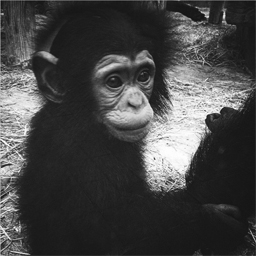
#> input picture Master/M1/S1/TraitementNumeriqueDonnees/TP/TP07/chimpanze.jpg, 256 x 256 px
$ python tp07.py
#> lines starting #> are read from the running program, lines starting #| are printed output that depends on the picture; after the words box and inside, x2 and y2 are one past the last pixel; in counts of white or black regions, pixels touching at a corner belong together
#!/usr/bin/env python3
# -*- coding: utf-8 -*-

from skimage import io
from skimage import img_as_float
import matplotlib.pyplot as plt
import matplotlib.image as pltimg
import numpy as np

img = io.imread('./chimpanze.jpg')
#> img is the input picture: shape (256, 256); min 19, max 255, mean 68.9

plt.figure()
imgSliced = img[50:100, 50:100]
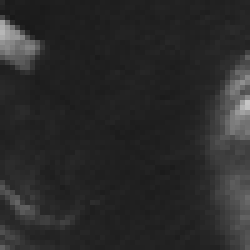
#> imgSliced: shape (50, 50) (shown 5 times larger); min 25, max 197, mean 41.8
io.imshow(imgSliced)
io.imsave('./slicing.png', imgSliced)


plt.figure()
imgCarre = np.zeros(np.shape(img))
for i in range(50, 200):
    for j in range(50, 200):
        imgCarre[i, j] = img[i, j]
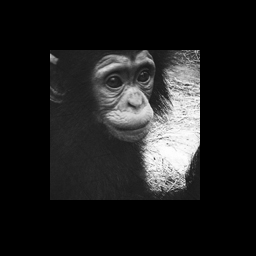
#> imgCarre: shape (256, 256) float64; min 0, max 255, mean 31.1
io.imshow(imgCarre)


def echantillonnage(img, resolution):
#> called with resolution = 128
    shape = np.shape(img)
#> shape = (256, 256)
    divi = int(shape[0]/resolution)
#> divi = 2
    echant = img[0:shape[0]:divi, 0:shape[1]:divi]
    return(echant)

plt.figure()
plt.subplot(231)
img128 = echantillonnage(img, 128)
io.imshow(img128)

plt.subplot(232)
img64 = echantillonnage(img, 64)
#> call 2 of echantillonnage, with resolution = 64
#> in echantillonnage (call 2), `echant = img[0:shape[0]:divi, 0:shape[1]:divi]`:
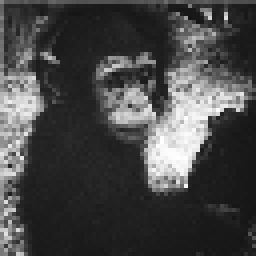
#> echant: shape (64, 64) (shown 4 times larger); min 21, max 255, mean 70.5
io.imshow(img64)

plt.subplot(233)
img32 = echantillonnage(img, 32)
#> call 3 of echantillonnage, with resolution = 32
#> in echantillonnage (call 3), `echant = img[0:shape[0]:divi, 0:shape[1]:divi]`:
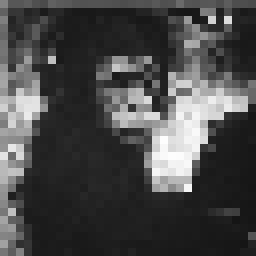
#> echant: shape (32, 32) (shown 8 times larger); min 21, max 253, mean 72.4
io.imshow(img32)

plt.subplot(234)
img16 = echantillonnage(img, 16)
io.imshow(img16)


def histogramme(img, norme):
#> called with norme = 1
    hist = np.zeros(256)
    shape = np.shape(img)
#> shape = (256, 256)
    for i in range(0, shape[0]):
        for j in range(0, shape[1]):
            hist[img[i, j]] += 1
    for i in range(256):
        hist[i] = hist[i]/norme
    return(hist)

plt.figure()
imgHisto0 = histogramme(img, 1)
#> imgHisto0 = 256 values, max 2897 at index 29, min 0 at index 0, mean 256
plt.plot(imgHisto0)

plt.figure()
imgHisto64 = histogramme(img, 64)
#> imgHisto64 = 256 values, max 45.27 at index 29, min 0 at index 0, mean 4
plt.plot(imgHisto64)

plt.figure()
imgHistoSizeImg = histogramme(img, img.size)
#> imgHistoSizeImg = 256 values, max 0.0442 at index 29, min 0 at index 0, mean 0.00391
plt.plot(imgHistoSizeImg)


def convolution(img, filtre):
    shape = np.shape(img)
#> shape = (256, 256)
    convo = np.copy(img)
    shapeFiltre = np.shape(filtre)
    yShape = int((shapeFiltre[1] - 1)/2)
    xShape = int((shapeFiltre[0] - 1)/2)
    for x in range(0, shape[0]):
        for y in range(0, shape[1]):
            somme = 0
            xTmp = 0
            yTmp = 0
            for i in range((x - xShape), (x + xShape)):
                if((i >= 0) and (i < shape[0]) and (xTmp <= shapeFiltre[0])):
                    yTmp = 0
                    for j in range((y - yShape), (y + yShape)):
                        if((j >= 0) and (j < shape[1]) and (yTmp <= shapeFiltre[1])):
                            somme += img[i, j] * filtre[xTmp, yTmp]
                        yTmp += 1
                xTmp += 1
        convo[i,j] = somme
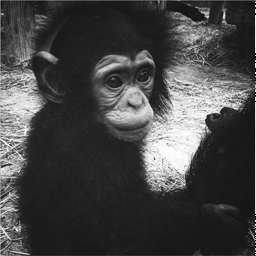
#> convo: shape (256, 256); 0.39% of pixels changed, all inside (x1, y1, x2, y2) = (255, 0, 256, 256)
    return(convo)

plt.figure()
filtre = np.array([[-1, -1, -1], [-1, 8, -1], [-1, -1, -1]])
imgConvo = convolution(img, filtre)
io.imshow(imgConvo)

plt.figure()
filtre = np.array([[1/16, 1/8, 1/16], [1/8, 1/4, 1/8], [1/16, 1/8, 1/16]])
imgConvo = convolution(img, filtre)
io.imshow(imgConvo)

plt.figure()
filtreMoyenneur = np.array([[1/9, 1/9, 1/9], [1/9, 1/9, 1/9], [1/9, 1/9, 1/9]])
imgFiltreMoyenneur = convolution(img, filtreMoyenneur)
io.imshow(imgFiltreMoyenneur)

io.show()
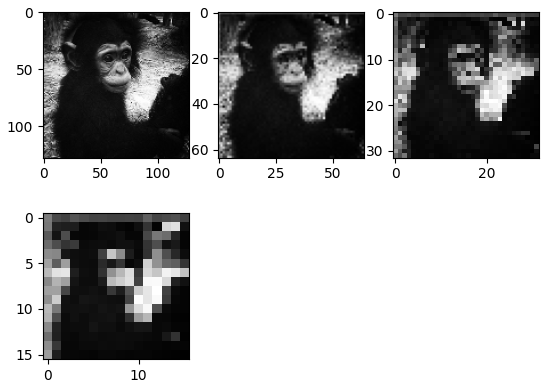
#> figure drawn by matplotlib, 4 panels
#> figure, not shown here; curve peaks at x = 29, y = 2897
#> figure, not shown here; curve peaks at x = 29, y = 45.27
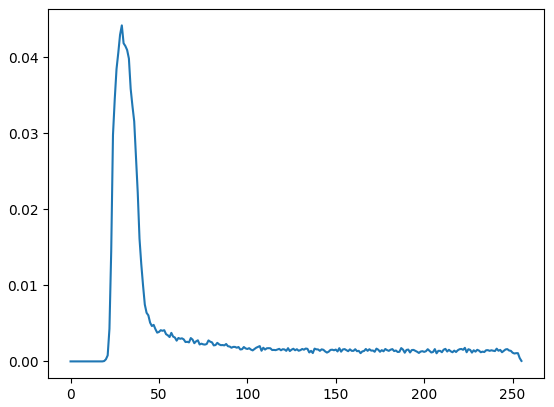
#> figure drawn by matplotlib, 1 panel; curve peaks at x = 29, y = 0.0442
